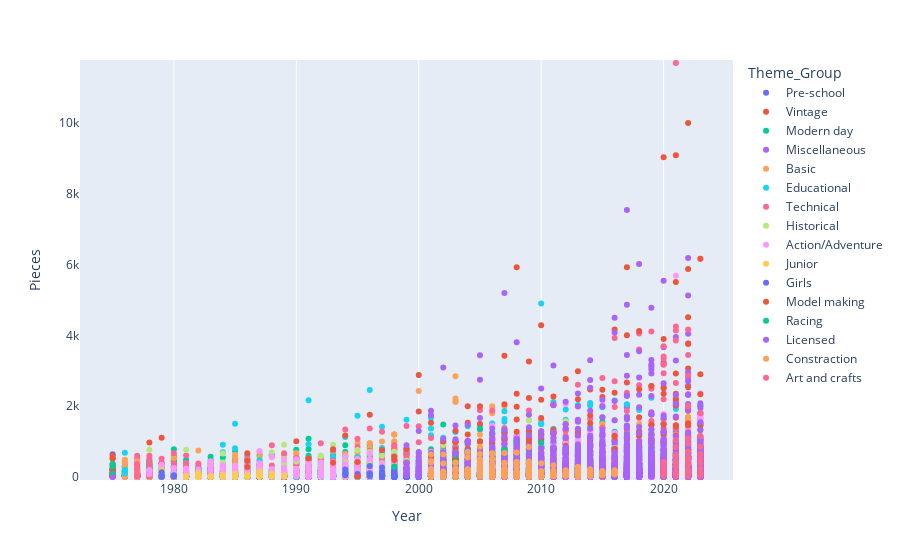

Write notebook code for a chart like this one.
### Code cell
figure=px.strip(theme,color='Theme_Group',x = 'Year',y='Pieces',orientation="h")
figure.show()

### Figure 1 — Plotly figure (JSON) as saved in the notebook; plotly's stock layout.template omitted (floating-point values rounded to 4 significant figures; data arrays with more than 128 entries replaced by an {"elided": "..."} marker saying what was removed)
{"data": [{"alignmentgroup": "True", "boxpoints": "all", "fillcolor": "rgba(255,255,255,0)", "hoveron": "points", "hovertemplate": "Theme_Group=Pre-school<br>Year=%{x}<br>Pieces=%{y}<extra></extra>", "legendgroup": "Pre-school", "line": {"color": "rgba(255,255,255,0)"}, "marker": {"color": "#636efa"}, "name": "Pre-school", "offsetgroup": "Pre-school", "orientation": "h", "pointpos": 0, "showlegend": true, "type": "box", "x": {"elided": "1547 int values"}, "x0": " ", "xaxis": "x", "y": {"elided": "1547 int values"}, "y0": " ", "yaxis": "y"}, {"alignmentgroup": "True", "boxpoints": "all", "fillcolor": "rgba(255,255,255,0)", "hoveron": "points", "hovertemplate": "Theme_Group=Vintage<br>Year=%{x}<br>Pieces=%{y}<extra></extra>", "legendgroup": "Vintage", "line": {"color": "rgba(255,255,255,0)"}, "marker": {"color": "#EF553B"}, "name": "Vintage", "offsetgroup": "Vintage", "orientation": "h", "pointpos": 0, "showlegend": true, "type": "box", "x": [1975, 1975, 1975, 1975, 1975, 1975, 1975, 1975, 1975, 1975, 1975, 1975, 1975, 1975, 1975, 1975, 1975, 1975, 1975, 1975, 1975, 1975, 1975, 1975, 1975, 1975, 1976, 1976, 1976, 1976, 1976, 1976, 1976, 1976, 1976, 1976, 1976, 1976, 1976, 1976, 1976, 1976, 1976, 1976, 1976, 1976, 1976, 1976, 1976, 1976, 1976, 1976, 1976, 1976, 1976, 1976, 1976, 1976, 1976, 1976, 1976, 1976, 1976, 1976, 1976, 1976, 1977, 1977, 1977, 1977, 1977, 1977, 1977, 1977, 1977, 1977, 1977, 1977, 1977, 1977, 1977, 1977, 1977, 1977, 1977, 1977, 1977, 1977, 1977, 1977, 1977, 1977, 1978, 1978, 1978, 1978, 1978, 1978, 1978, 1978, 1978, 1978, 1978, 1978, 1978, 1978, 1978, 1979, 1979, 1979, 1979, 1980, 1982, 2003], "x0": " ", "xaxis": "x", "y": [330, 526, 89, 49, 103, 120, 215, 229, 518, 602, 364, 200, 237, 197, 18, 62, 46, 216, 21, 49, 39, 57, 62, 65, 110, 93, 291, 94, 120, 39, 46, 23, 86, 53, 95, 156, 275, 280, 57, 151, 159, 133, 143, 281, 438, 21, 17, 39, 46, 72, 210, 202, 364, 300, 42, 51, 27, 67, 80, 95, 151, 164, 26, 30, 25, 194, 91, 128, 86, 41, 45, 48, 68, 93, 228, 274, 90, 82, 160, 47, 460, 49, 67, 45, 39, 18, 60, 46, 46, 130, 56, 115, 46, 215, 379, 445, 104, 167, 133, 211, 274, 973, 39, 133, 44, 23, 64, 164, 244, 212, 1112, 26, 231, 973], "y0": " ", "yaxis": "y"}, {"alignmentgroup": "True", "boxpoints": "all", "fillcolor": "rgba(255,255,255,0)", "hoveron": "points", "hovertemplate": "Theme_Group=Modern day<br>Year=%{x}<br>Pieces=%{y}<extra></extra>", "legendgroup": "Modern day", "line": {"color": "rgba(255,255,255,0)"}, "marker": {"color": "#00cc96"}, "name": "Modern day", "offsetgroup": "Modern day", "orientation": "h", "pointpos": 0, "showlegend": true, "type": "box", "x": {"elided": "2228 int values"}, "x0": " ", "xaxis": "x", "y": {"elided": "2228 int values"}, "y0": " ", "yaxis": "y"}, {"alignmentgroup": "True", "boxpoints": "all", "fillcolor": "rgba(255,255,255,0)", "hoveron": "points", "hovertemplate": "Theme_Group=Miscellaneous<br>Year=%{x}<br>Pieces=%{y}<extra></extra>", "legendgroup": "Miscellaneous", "line": {"color": "rgba(255,255,255,0)"}, "marker": {"color": "#ab63fa"}, "name": "Miscellaneous", "offsetgroup": "Miscellaneous", "orientation": "h", "pointpos": 0, "showlegend": true, "type": "box", "x": {"elided": "3407 int values"}, "x0": " ", "xaxis": "x", "y": {"elided": "3407 int values"}, "y0": " ", "yaxis": "y"}, {"alignmentgroup": "True", "boxpoints": "all", "fillcolor": "rgba(255,255,255,0)", "hoveron": "points", "hovertemplate": "Theme_Group=Basic<br>Year=%{x}<br>Pieces=%{y}<extra></extra>", "legendgroup": "Basic", "line": {"color": "rgba(255,255,255,0)"}, "marker": {"color": "#FFA15A"}, "name": "Basic", "offsetgroup": "Basic", "orientation": "h", "pointpos": 0, "showlegend": true, "type": "box", "x": {"elided": "827 int values"}, "x0": " ", "xaxis": "x", "y": {"elided": "827 int values"}, "y0": " ", "yaxis": "y"}, {"alignmentgroup": "True", "boxpoints": "all", "fillcolor": "rgba(255,255,255,0)", "hoveron": "points", "hovertemplate": "Theme_Group=Educational<br>Year=%{x}<br>Pieces=%{y}<extra></extra>", "legendgroup": "Educational", "line": {"color": "rgba(255,255,255,0)"}, "marker": {"color": "#19d3f3"}, "name": "Educational", "offsetgroup": "Educational", "orientation": "h", "pointpos": 0, "showlegend": true, "type": "box", "x": {"elided": "435 int values"}, "x0": " ", "xaxis": "x", "y": {"elided": "435 int values"}, "y0": " ", "yaxis": "y"}, {"alignmentgroup": "True", "boxpoints": "all", "fillcolor": "rgba(255,255,255,0)", "hoveron": "points", "hovertemplate": "Theme_Group=Technical<br>Year=%{x}<br>Pieces=%{y}<extra></extra>", "legendgroup": "Technical", "line": {"color": "rgba(255,255,255,0)"}, "marker": {"color": "#FF6692"}, "name": "Technical", "offsetgroup": "Technical", "orientation": "h", "pointpos": 0, "showlegend": true, "type": "box", "x": {"elided": "594 int values"}, "x0": " ", "xaxis": "x", "y": {"elided": "594 int values"}, "y0": " ", "yaxis": "y"}, {"alignmentgroup": "True", "boxpoints": "all", "fillcolor": "rgba(255,255,255,0)", "hoveron": "points", "hovertemplate": "Theme_Group=Historical<br>Year=%{x}<br>Pieces=%{y}<extra></extra>", "legendgroup": "Historical", "line": {"color": "rgba(255,255,255,0)"}, "marker": {"color": "#B6E880"}, "name": "Historical", "offsetgroup": "Historical", "orientation": "h", "pointpos": 0, "showlegend": true, "type": "box", "x": {"elided": "468 int values"}, "x0": " ", "xaxis": "x", "y": {"elided": "468 int values"}, "y0": " ", "yaxis": "y"}, {"alignmentgroup": "True", "boxpoints": "all", "fillcolor": "rgba(255,255,255,0)", "hoveron": "points", "hovertemplate": "Theme_Group=Action/Adventure<br>Year=%{x}<br>Pieces=%{y}<extra></extra>", "legendgroup": "Action/Adventure", "line": {"color": "rgba(255,255,255,0)"}, "marker": {"color": "#FF97FF"}, "name": "Action/Adventure", "offsetgroup": "Action/Adventure", "orientation": "h", "pointpos": 0, "showlegend": true, "type": "box", "x": {"elided": "1177 int values"}, "x0": " ", "xaxis": "x", "y": {"elided": "1177 int values"}, "y0": " ", "yaxis": "y"}, {"alignmentgroup": "True", "boxpoints": "all", "fillcolor": "rgba(255,255,255,0)", "hoveron": "points", "hovertemplate": "Theme_Group=Junior<br>Year=%{x}<br>Pieces=%{y}<extra></extra>", "legendgroup": "Junior", "line": {"color": "rgba(255,255,255,0)"}, "marker": {"color": "#FECB52"}, "name": "Junior", "offsetgroup": "Junior", "orientation": "h", "pointpos": 0, "showlegend": true, "type": "box", "x": {"elided": "228 int values"}, "x0": " ", "xaxis": "x", "y": {"elided": "228 int values"}, "y0": " ", "yaxis": "y"}, {"alignmentgroup": "True", "boxpoints": "all", "fillcolor": "rgba(255,255,255,0)", "hoveron": "points", "hovertemplate": "Theme_Group=Girls<br>Year=%{x}<br>Pieces=%{y}<extra></extra>", "legendgroup": "Girls", "line": {"color": "rgba(255,255,255,0)"}, "marker": {"color": "#636efa"}, "name": "Girls", "offsetgroup": "Girls", "orientation": "h", "pointpos": 0, "showlegend": true, "type": "box", "x": {"elided": "240 int values"}, "x0": " ", "xaxis": "x", "y": {"elided": "240 int values"}, "y0": " ", "yaxis": "y"}, {"alignmentgroup": "True", "boxpoints": "all", "fillcolor": "rgba(255,255,255,0)", "hoveron": "points", "hovertemplate": "Theme_Group=Model making<br>Year=%{x}<br>Pieces=%{y}<extra></extra>", "legendgroup": "Model making", "line": {"color": "rgba(255,255,255,0)"}, "marker": {"color": "#EF553B"}, "name": "Model making", "offsetgroup": "Model making", "orientation": "h", "pointpos": 0, "showlegend": true, "type": "box", "x": {"elided": "725 int values"}, "x0": " ", "xaxis": "x", "y": {"elided": "725 int values"}, "y0": " ", "yaxis": "y"}, {"alignmentgroup": "True", "boxpoints": "all", "fillcolor": "rgba(255,255,255,0)", "hoveron": "points", "hovertemplate": "Theme_Group=Racing<br>Year=%{x}<br>Pieces=%{y}<extra></extra>", "legendgroup": "Racing", "line": {"color": "rgba(255,255,255,0)"}, "marker": {"color": "#00cc96"}, "name": "Racing", "offsetgroup": "Racing", "orientation": "h", "pointpos": 0, "showlegend": true, "type": "box", "x": {"elided": "270 int values"}, "x0": " ", "xaxis": "x", "y": {"elided": "270 int values"}, "y0": " ", "yaxis": "y"}, {"alignmentgroup": "True", "boxpoints": "all", "fillcolor": "rgba(255,255,255,0)", "hoveron": "points", "hovertemplate": "Theme_Group=Licensed<br>Year=%{x}<br>Pieces=%{y}<extra></extra>", "legendgroup": "Licensed", "line": {"color": "rgba(255,255,255,0)"}, "marker": {"color": "#ab63fa"}, "name": "Licensed", "offsetgroup": "Licensed", "orientation": "h", "pointpos": 0, "showlegend": true, "type": "box", "x": {"elided": "2068 int values"}, "x0": " ", "xaxis": "x", "y": {"elided": "2068 int values"}, "y0": " ", "yaxis": "y"}, {"alignmentgroup": "True", "boxpoints": "all", "fillcolor": "rgba(255,255,255,0)", "hoveron": "points", "hovertemplate": "Theme_Group=Constraction<br>Year=%{x}<br>Pieces=%{y}<extra></extra>", "legendgroup": "Constraction", "line": {"color": "rgba(255,255,255,0)"}, "marker": {"color": "#FFA15A"}, "name": "Constraction", "offsetgroup": "Constraction", "orientation": "h", "pointpos": 0, "showlegend": true, "type": "box", "x": {"elided": "491 int values"}, "x0": " ", "xaxis": "x", "y": {"elided": "491 int values"}, "y0": " ", "yaxis": "y"}, {"alignmentgroup": "True", "boxpoints": "all", "fillcolor": "rgba(255,255,255,0)", "hoveron": "points", "hovertemplate": "Theme_Group=Art and crafts<br>Year=%{x}<br>Pieces=%{y}<extra></extra>", "legendgroup": "Art and crafts", "line": {"color": "rgba(255,255,255,0)"}, "marker": {"color": "#FF6692"}, "name": "Art and crafts", "offsetgroup": "Art and crafts", "orientation": "h", "pointpos": 0, "showlegend": true, "type": "box", "x": [2020, 2020, 2020, 2020, 2020, 2020, 2020, 2020, 2020, 2020, 2020, 2020, 2020, 2020, 2020, 2020, 2020, 2020, 2020, 2020, 2020, 2020, 2020, 2020, 2021, 2021, 2021, 2021, 2021, 2021, 2021, 2021, 2021, 2021, 2021, 2021, 2021, 2021, 2021, 2021, 2021, 2021, 2021, 2021, 2021, 2021, 2021, 2021, 2021, 2021, 2021, 2021, 2021, 2021, 2022, 2022, 2022, 2022, 2022, 2022, 2022, 2022, 2022, 2022, 2022, 2022, 2022, 2022, 2022, 2022, 2022, 2022, 2022, 2022, 2022, 2022, 2022, 2022, 2022, 2022, 2022, 2022, 2022, 2023, 2023, 2023, 2023, 2023, 2023, 2023, 2023, 2023, 2023, 2023, 2023, 2023], "x0": " ", "xaxis": "x", "y": [85, 3341, 2933, 3167, 3406, 110, 33, 33, 33, 33, 423, 213, 351, 405, 109, 33, 33, 300, 398, 374, 109, 33, 33, 388, 4138, 109, 4249, 2658, 11695, 34, 34, 34, 107, 33, 34, 451, 273, 622, 84, 85, 84, 84, 105, 120, 33, 34, 1040, 321, 441, 849, 82, 80, 388, 598, 116, 3445, 4167, 1998, 2870, 476, 36, 37, 188, 188, 118, 349, 438, 228, 722, 531, 943, 37, 95, 95, 474, 486, 115, 517, 479, 1096, 707, 95, 669, 94, 1810, null, null, 37, 37, 115, 643, 1154, 388, 234, 518, 856], "y0": " ", "yaxis": "y"}], "layout": {"boxmode": "group", "legend": {"title": {"text": "Theme_Group"}, "tracegroupgap": 0}, "margin": {"t": 60}, "xaxis": {"anchor": "y", "domain": [0, 1], "title": {"text": "Year"}}, "yaxis": {"anchor": "x", "domain": [0, 1], "title": {"text": "Pieces"}}}}
